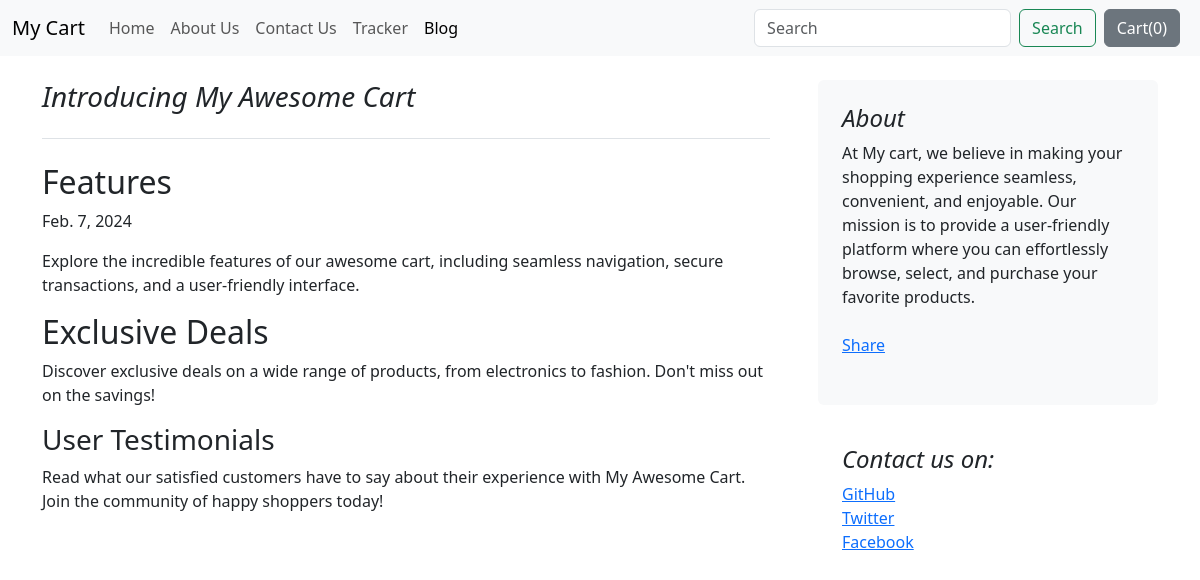
The app's page /blog/blogpost/4 with its own data.
### Blog/models.py (models this page shows)
class blogposttt(models.Model):
    post_id=models.AutoField(primary_key=True)
    title=models.CharField(max_length=50)
    head1=models.CharField(max_length=50)
    chead1=models.CharField(max_length=500)
    head2=models.CharField(max_length=50)
    chead2=models.CharField(max_length=500)
    head3=models.CharField(max_length=50)
    chead3=models.CharField(max_length=500)
    publish_date=models.DateField()
    thumbnail=models.ImageField(upload_to="Blog/images",default="")
    def __str__(self) -> str:
        return self.title

### Blog/views.py (the view)
# urls.py: path('blogpost/<int:id>',views.blogpost,name='blogpost')
def blogpost(request,id):
    cpost=blogposttt.objects.filter(post_id=id)[0]
    print(cpost)
    return render(request,'blog/blogpost.html',{'cpost':cpost})

### Blog/Templates/blog/blogpost.html (shortened to what this page needs)
{% extends 'blog/basic.html' %}
{% block body %}
<div class="container my-4">
    <div class="row g-5">
        <div class="col-md-8">
          <h3 class="pb-4 mb-4 fst-italic border-bottom">
            {{cpost.title}}
          </h3>
          <article class="blog-post">
            <h2 class="blog-post-title">{{cpost.head1}}</h2>
            <p class="blog-post-meta">{{cpost.publish_date}}</p>
            <p>{{cpost.chead1}}</p>
            <h2>{{cpost.head2}}</h2>
            <p>{{cpost.chead2}}</p>
            <h3>{{cpost.head3}}</h3>
            <p>{{cpost.chead3}}</p>
            </article>
        </div>
        <div class="col-md-4">
          <div class="position-sticky" style="top: 2rem;">
            <div class="p-4 mb-3 bg-body-tertiary rounded">
              <h4 class="fst-italic">About</h4>
              <p class="mb-0">At My cart, we believe in making your shopping experience seamless, convenient, and enjoyable. Our mission is to provide a user-friendly platform where you can effortlessly browse, select, and purchase your favorite products.</p>
              <div class=" my-4 fb-share-button" data-href="http://127.0.0.1:8000/blog/blogpost/{{cpost.post_id}}" data-layout="" data-size=""><a target="_blank" href="https://www.facebook.com/sharer/sharer.php?u=http%3A%2F%2F127.0.0.1%3A8000%2Fblog%2Fblogpost%2F1&amp;src=sdkpreparse" class="fb-xfbml-parse-ignore">Share</a></div>
            </div>
            <div class="p-4">
              <h4 class="fst-italic">Contact us on:</h4>
              <ol class="list-unstyled">
                <li><a href="#">GitHub</a></li>
                <li><a href="#">Twitter</a></li>
                <li><a href="#">Facebook</a></li>
              </ol>
            </div>
          </div>
        </div>
      </div>
</div>
{% endblock %}

### records on screen
blogposttt: title "Introducing My Awesome Cart", head1 "Features", publish_date "Feb. 7, 2024", chead1 "Explore the incredible features of our awesome cart, including seamless navigation, secure transactions, and a user-friendly interface.", head2 "Exclusive Deals", chead2 "Discover exclusive deals on a wide range of products, from electronics to fashion. Don't miss out on the savings!", head3 "User Testimonials", chead3 "Read what our satisfied customers have to say about their experience with My Awesome Cart. Join the community of happy shoppers today!"
